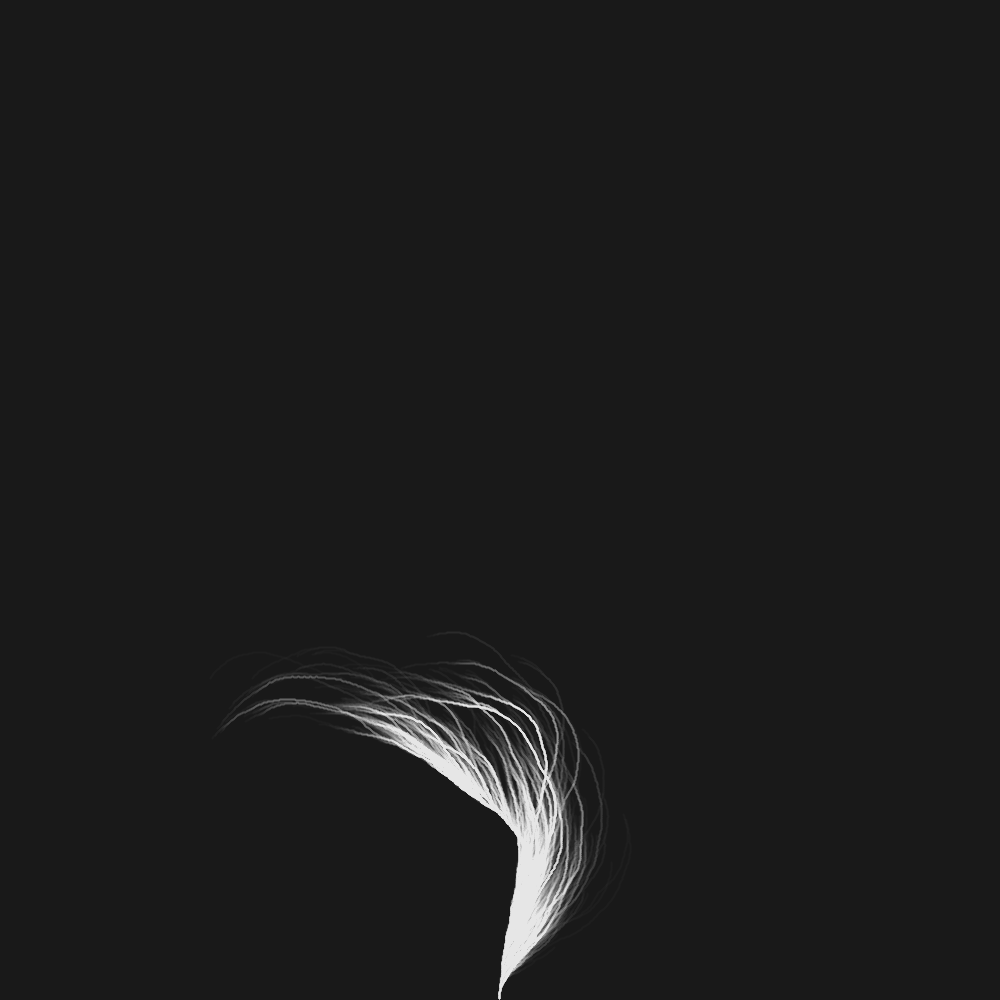
Frame 1 (no input)
Frame 60 (the mouse pressed at the canvas centre just before this capture): identical to frame 1, image omitted
Frame 120 (the mouse held since frame 60 and released just before this capture): identical to frame 1, image omitted

The Processing sketch that drew this single still picture (run headless with seeded random() and noise(); from frame 60 on, the mouse is pressed at the canvas centre):

// Processing sketch: CollatzConjecture
// ── CollatzConjecture.pde
int collatz(int i){
  if (i % 2 == 1) return 3*i+1;
  else return i/2;
}

IntList collatzSeries(int i_){
  int i = i_;
  IntList list = new IntList();
  list.append(i);
  while (i > 1){
    i = collatz(i);
    list.append(i);
  }
  return list;
}

void drawCollatzSeries(int i, color c, float thickness, PVector root, PVector direction){
  
  IntList list = new IntList();
  list = collatzSeries(i);
  PVector pos = new PVector(root.x, root.y);
  PVector move = new PVector(direction.x, direction.y);
  
  noFill();
  stroke(c);
  strokeWeight(thickness);
  
  beginShape();
  curveVertex(pos.x, pos.y);
  
  for (int j = list.size()-1; j >= 0; j--){
    if (list.get(j) % 2 == 1) move.rotate(leftAngle);
    else move.rotate(rightAngle);
    pos.add(move);
    curveVertex(pos.x, pos.y);
  }

  curveVertex(pos.x, pos.y);
  endShape();
  
}




int number = 39;
float leftAngle = -radians(10);
float rightAngle = radians(5);
float turtleLength = 2;

PVector start;
PVector startDir;

int range = 20000;

void setup(){
  background(25);
  size(1000,1000);
  
  start = new PVector(width/2, height);
  startDir = new PVector(0, -turtleLength);
  
  for (int i = 1; i < range; i++){
    drawCollatzSeries(i, color(255,255,255,5), 2, start, startDir);
  }
}

void draw(){
  
}
